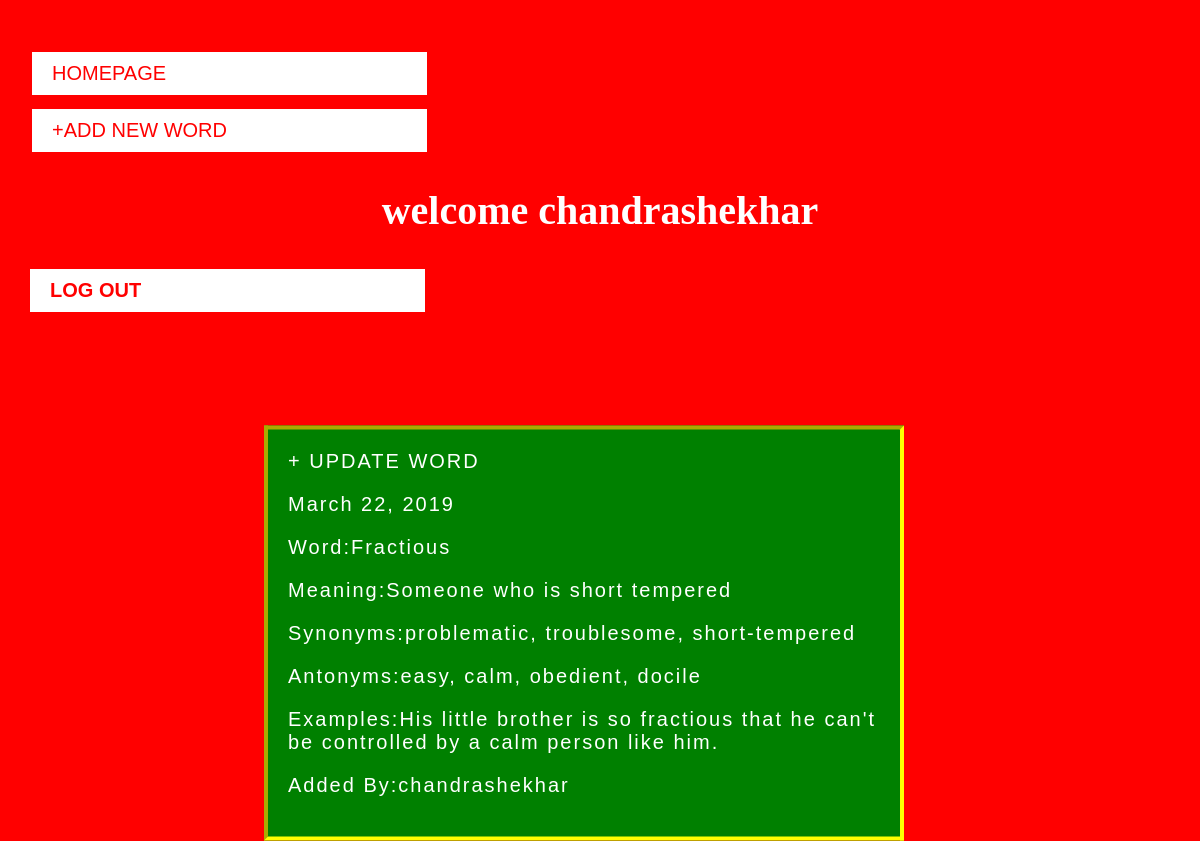
Screenshot of /word/12/ (signed in) with the database file from the repository.
### word/models.py (models this page shows, shortened)
class Daily_words(models.Model):
    class Meta:
        ordering=['-Date_posted']
    Date_posted=models.DateField(auto_now=True)
    Word=models.CharField(max_length=20,unique=True)
    Meaning=models.CharField(max_length=100)
    Synonyms=models.CharField(max_length=80,null=True,blank=True)
    Antonyms=models.CharField(max_length=80,null=True,blank=True)
    Examples=models.TextField()
    AddedBy=models.ForeignKey('auth.User',on_delete=models.CASCADE)

### word/views.py (the view)
# urls.py: path('word/<int:pk>/',WordPage.as_view(),name='Detail'),
class WordPage(DetailView):
    model=Daily_words
    context_object_name='word'
    template_name='word.html'

### templates/word.html (shortened to what this page needs)
{% extends "Base.html" %}
{% block title %}
{% load static %}
    <link href={% static 'css/Base.css' %} rel='stylesheet'>
{% endblock title %}
{% block content %}
<div class='cl'>
 <a href={% url 'Update' object.pk %} >+ UPDATE WORD</a>
 <P>{{object.Date_posted}}<p>
 <P>Word:{{object.Word}}<p>
 <P>Meaning:{{object.Meaning}}<p>
 <P>Synonyms:{{object.Synonyms}}<p>
 <P>Antonyms:{{object.Antonyms}}<p>
 <P>Examples:{{object.Examples}}<p>
 <P>Added By:{{object.AddedBy}}<p>
</div>
{% endblock content %}

### templates/Base.html (shortened to what this page needs)
<html lang="en">
<head>
{% load static %}
    <link href={% static 'css/Base.css' %} rel='stylesheet'>
     {% block title %}
     {% endblock title %}
</head>
<body>
 <div class='icons'>
 <a class='buttons' id='buttons' href='{% url 'HOME' %}'>HOMEPAGE</a><a class='buttons' id='buttons' href='{% url 'NEW' %}'>+ADD NEW WORD</a>
  </div>
 {% if user.is_authenticated %}
  <h2>  welcome  {{user.username}}</h2>
  <h3>  <a id='buttons' class='buttons' href={% url 'logout' %}>LOG OUT</a></h3>
{% else %}
    <h3>  <a id='buttons' class='buttons' href='{% url 'login' %}'>LOGIN NOW</a></h3>
{% endif %}
    <p>{% block content %}
        {% endblock content %}</P>
</body>
</html>

### static/css/Base.css (style rules this page uses)
html { background-size: cover; background-color:red; color:white; }
a { font-size:20px; color:white; text-decoration: none; }
.cl { border:4px solid yellow; border-style: inset; transform:translate(40%,10%); padding:20px; opacity: 100%; font-size:20px; letter-spacing:2px; font-family: 'Lucida Sans', 'Lucida Sans Regular', 'Lucida Grande', 'Lucida Sans Unicode', Geneva, Verdana, sans-serif; background-color:green; width:50%; }
#buttons { color:red; display: block; width:30%; background-color:white; padding:10px 20px; margin-bottom: 10px; border: 2px solid red; margin-left: 20px; font-size:20px; font-family:Calibri, 'Trebuchet MS', sans-serif; }
.icons { margin-left:2px; margin-top:50px; }
h2 { color:white; font-size:40px; text-align: center; }

### rows the page displays
Daily_words: Date_posted "March 22, 2019", Word "Fractious", Meaning "Someone who is short tempered", Synonyms "problematic, troublesome, short-tempered", Antonyms "easy, calm, obedient, docile", Examples "His little brother is so fractious that he can't be controlled by a calm person like him.", AddedBy "chandrashekhar"

### other values shown
{{ user.username }} "chandrashekhar"
